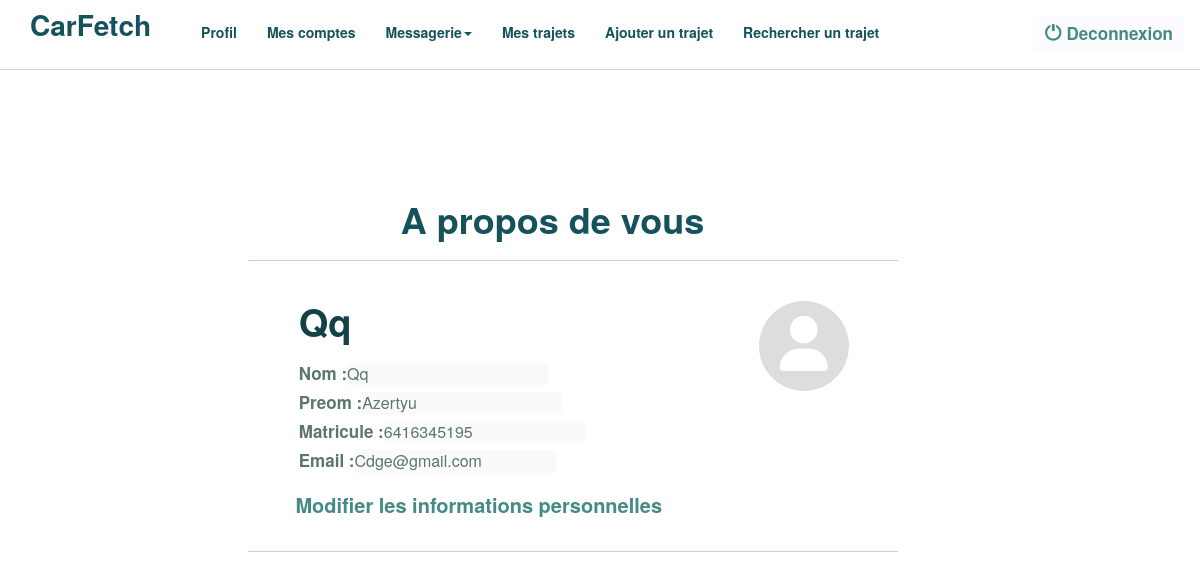
Screenshot of /membre/profil.php (signed in) with the database file from the repository.
### tables this page shows
CREATE TABLE `user` (
  `id` int(11) NOT NULL,
  `password` varchar(100) NOT NULL,
  `login` varchar(45) NOT NULL,
  `nom` varchar(45) NOT NULL,
  `prenom` varchar(45) NOT NULL,
  `email` varchar(45) NOT NULL,
  `num_tel` varchar(10) NOT NULL,
  `matricule` varchar(10) NOT NULL,
  `compte` int(11) DEFAULT NULL
);

### membre/profil.php (the view, shortened to what this page needs)
<?php
$bdd = getBdd();
if (!isset($_GET["login"])) {
	$username=$_SESSION["login"];
}
else {
    $username=$_GET["login"];
}
$resultat=$bdd->query("SELECT * from user WHERE login ='".$username."'");
$donnee = $resultat->fetch();
?>
  <div class="profile_page">
    <h1>A propos de vous</h1><hr>
    <div class="name_pic_card">
      <h3><?php echo ucfirst(strtolower($donnee["login"])); ?></h3>
      <div class="userInfo">
        <form  method="post"action="update_profile.php">
            <label for="nom">Nom : </label><input type="text" name ="nom"id="nom" value=<?php echo ucfirst(strtolower($donnee["nom"])); ?>  onchange=verifnom() disabled> <br>
            <label for="prenom">Preom : </label><input type="text" name ="prenom" id="prenom" value=<?php echo ucfirst(strtolower($donnee["prenom"])); ?> onchange=verifprenom() disabled> <br>
            <label for="matricule">Matricule : </label><input type="text" name ="matricule" id="matricule" value=<?php echo ucfirst(strtolower($donnee["matricule"])); ?> onchange=verifmatriculeetudiant() disabled> <br>
            <label for="email">Email : </label><input type="text" name ="email" id="email" value=<?php echo ucfirst(strtolower($donnee["email"])); ?> onchange=veriemail()  disabled> <br>
          </form>
      </div>
      <div class='profilePic'>
        <i class="fa-solid fa-user"></i>
      </div>
    <div class="profileButtons">
      <input type="button" class="enable" value="Modifier les informations personnelles" onclick="enableEdit()">
    </div>
  </div>
  <hr>

### templates/css/style2.css (style rules this page uses)
* { padding: 0; margin: 0; }
.col-md-11 h1 { color: #333; font-size: 36px; margin-top: 100px; margin-bottom: 20px; }
.profile_page { justify-content: center; align-content: center; text-align: center; margin-top: 100px; height: 220px; }
.profile_page h1 { font-weight: 600; font-size: 50; color: #14525c; text-align: center; }
.enable { height: 50px; width: 400px; color: #438b84; font-size: 20px; font-weight: 600; margin-top: 200px; background-color: white; border: 0; border-radius: 10px; margin-left: -20px; }
.name_pic_card { display: block; width: 300px; margin-left: 25%; }
.profile_page hr { border-top: 1px #507c7754 solid; width: 650px; margin-left: 20%; }
.name_pic_card h3 { font-size: 38px; font-weight: 600; color: #144148; position: absolute; }
.userInfo { color: #5b7572; text-align: left; margin-top: 80px; position: absolute; }
.userInfo input { border: 0 solid; font-size: 16px; }
.userInfo label { border: 0 solid; font-size: 17px; }
.name_pic_card i { font-size: 55px; margin-top: 15px; color: #ffffff; }
.profilePic { background-color: #dddddd; width: 90px; height: 90px; border-radius: 100%; margin-top: 20px; margin-left: 460px; position: absolute; }

### rows the page displays
user: login "Qq", nom "Qq", prenom "Azertyu", matricule "6416345195", email "Cdge@gmail.com"
